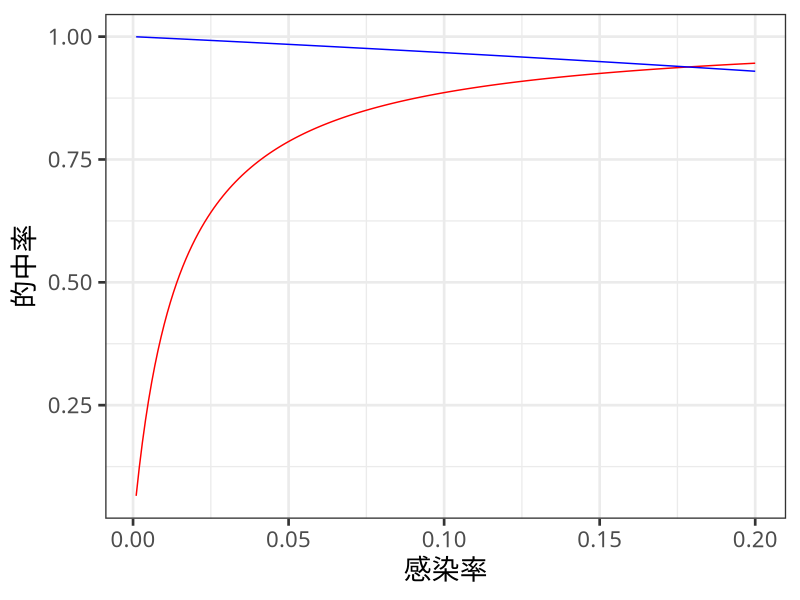

Generate this figure with R:
library(dplyr)
library(ggplot2)
sense <- 0.7
spec <- 0.99
data.frame(
  inf = seq(0.001, 0.20 ,by = 0.001)
) %>% 
  mutate(pos = (sense * inf) / (sense * inf + (1 - spec) * (1 - inf))) %>% 
  mutate(neg = (spec * (1-inf)) / (spec * (1 - inf) + (1 - sense) * inf)) %>% 
  ggplot(aes(x = inf)) +
  geom_line(aes(y = pos), colour = "red") +
  geom_line(aes(y = neg), colour = "blue") +
  ylab("的中率") +
  xlab("感染率") +
  theme_bw(base_size = 20, base_family = "IPAexGothic")